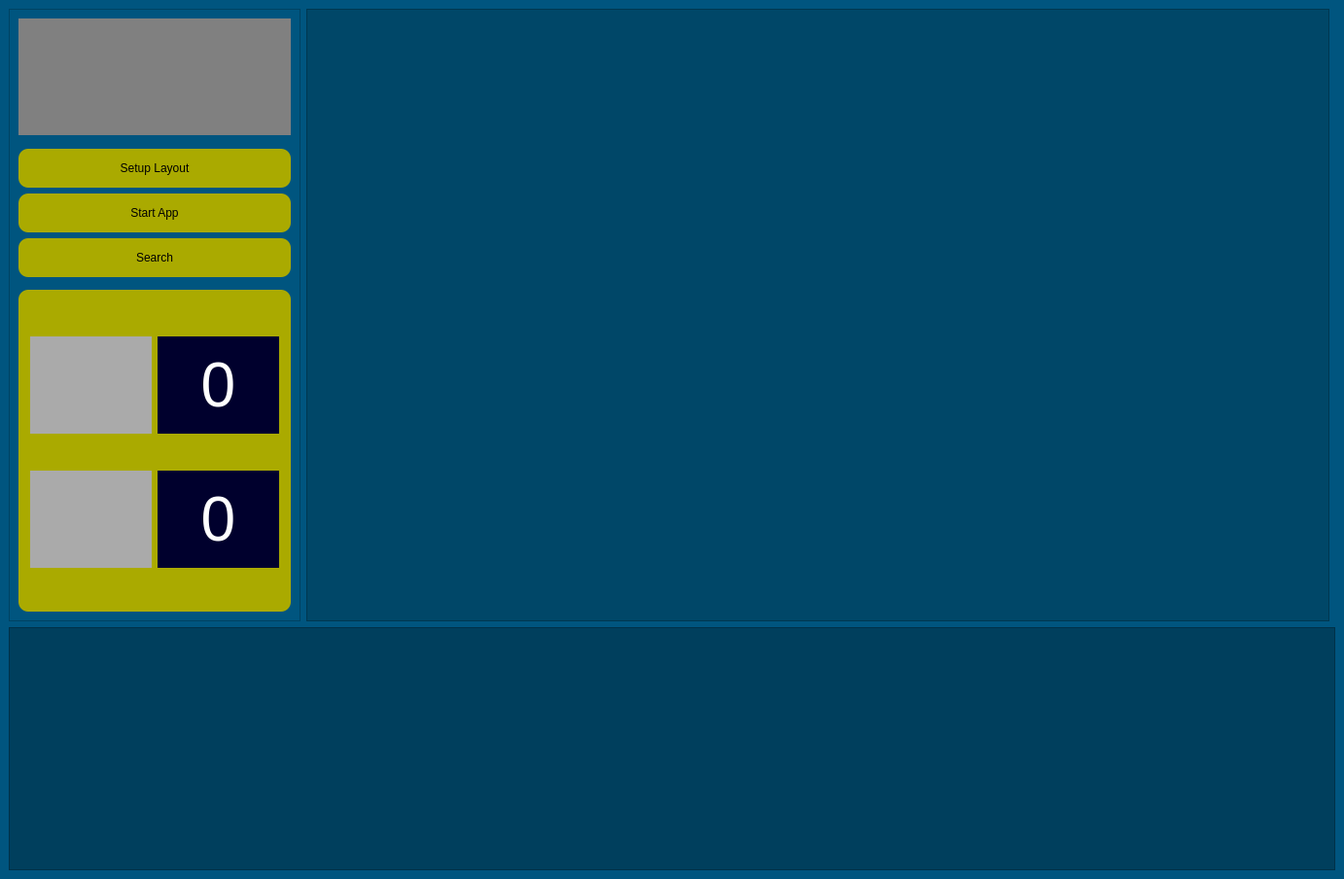
<?xml version="1.0" encoding="UTF-8"?>
<ui version="4.0">
 <class>MainWindow</class>
 <widget class="QMainWindow" name="MainWindow">
  <property name="geometry">
   <rect>
    <x>0</x>
    <y>0</y>
    <width>1382</width>
    <height>904</height>
   </rect>
  </property>
  <property name="windowTitle">
   <string>MainWindow</string>
  </property>
  <widget class="QWidget" name="centralwidget">
   <property name="styleSheet">
    <string notr="true">background-color: rgb(0, 85, 127);</string>
   </property>
   <layout class="QGridLayout" name="layout_main">
    <item row="0" column="0">
     <widget class="QFrame" name="menu">
      <property name="sizePolicy">
       <sizepolicy hsizetype="Preferred" vsizetype="Preferred">
        <horstretch>0</horstretch>
        <verstretch>0</verstretch>
       </sizepolicy>
      </property>
      <property name="minimumSize">
       <size>
        <width>300</width>
        <height>0</height>
       </size>
      </property>
      <property name="styleSheet">
       <string notr="true"/>
      </property>
      <property name="frameShape">
       <enum>QFrame::StyledPanel</enum>
      </property>
      <property name="frameShadow">
       <enum>QFrame::Raised</enum>
      </property>
      <layout class="QGridLayout" name="gridLayout">
       <item row="0" column="0">
        <widget class="QLabel" name="qlabel_logo_atin">
         <property name="sizePolicy">
          <sizepolicy hsizetype="Preferred" vsizetype="Preferred">
           <horstretch>0</horstretch>
           <verstretch>0</verstretch>
          </sizepolicy>
         </property>
         <property name="minimumSize">
          <size>
           <width>0</width>
           <height>120</height>
          </size>
         </property>
         <property name="maximumSize">
          <size>
           <width>16777215</width>
           <height>120</height>
          </size>
         </property>
         <property name="styleSheet">
          <string notr="true">background: gray
</string>
         </property>
         <property name="text">
          <string/>
         </property>
        </widget>
       </item>
       <item row="1" column="0">
        <spacer name="verticalSpacer_2">
         <property name="orientation">
          <enum>Qt::Vertical</enum>
         </property>
         <property name="sizeType">
          <enum>QSizePolicy::Preferred</enum>
         </property>
         <property name="sizeHint" stdset="0">
          <size>
           <width>20</width>
           <height>30</height>
          </size>
         </property>
        </spacer>
       </item>
       <item row="3" column="0">
        <widget class="QPushButton" name="btn_start_app">
         <property name="sizePolicy">
          <sizepolicy hsizetype="Minimum" vsizetype="Preferred">
           <horstretch>0</horstretch>
           <verstretch>0</verstretch>
          </sizepolicy>
         </property>
         <property name="minimumSize">
          <size>
           <width>0</width>
           <height>40</height>
          </size>
         </property>
         <property name="styleSheet">
          <string notr="true">QPushButton{
	background-color: rgb(170, 170, 0);
	border: none;
	border-radius: 10px
}
QPushButton:hover{
	background-color: rgb(109, 109, 0);
	border: none;
	border-radius: 10px
}</string>
         </property>
         <property name="text">
          <string>Start App</string>
         </property>
        </widget>
       </item>
       <item row="2" column="0">
        <widget class="QPushButton" name="btn_setup_layout">
         <property name="sizePolicy">
          <sizepolicy hsizetype="Minimum" vsizetype="Preferred">
           <horstretch>0</horstretch>
           <verstretch>0</verstretch>
          </sizepolicy>
         </property>
         <property name="minimumSize">
          <size>
           <width>0</width>
           <height>40</height>
          </size>
         </property>
         <property name="baseSize">
          <size>
           <width>0</width>
           <height>0</height>
          </size>
         </property>
         <property name="font">
          <font>
           <weight>50</weight>
           <italic>false</italic>
           <bold>false</bold>
           <underline>false</underline>
           <strikeout>false</strikeout>
          </font>
         </property>
         <property name="mouseTracking">
          <bool>false</bool>
         </property>
         <property name="styleSheet">
          <string notr="true">QPushButton{
	background-color: rgb(170, 170, 0);
	border: none;
	border-radius: 10px
}
QPushButton:hover{
	background-color: rgb(109, 109, 0);
	border: none;
	border-radius: 10px
}</string>
         </property>
         <property name="inputMethodHints">
          <set>Qt::ImhNone</set>
         </property>
         <property name="text">
          <string>Setup Layout</string>
         </property>
         <property name="icon">
          <iconset>
           <normaloff>../../Project-1/icon/setup_layout.png</normaloff>../../Project-1/icon/setup_layout.png</iconset>
         </property>
         <property name="iconSize">
          <size>
           <width>25</width>
           <height>25</height>
          </size>
         </property>
         <property name="default">
          <bool>false</bool>
         </property>
         <property name="flat">
          <bool>false</bool>
         </property>
        </widget>
       </item>
       <item row="5" column="0">
        <spacer name="verticalSpacer_3">
         <property name="orientation">
          <enum>Qt::Vertical</enum>
         </property>
         <property name="sizeType">
          <enum>QSizePolicy::Preferred</enum>
         </property>
         <property name="sizeHint" stdset="0">
          <size>
           <width>20</width>
           <height>30</height>
          </size>
         </property>
        </spacer>
       </item>
       <item row="7" column="0">
        <widget class="QGroupBox" name="groupBox">
         <property name="sizePolicy">
          <sizepolicy hsizetype="Preferred" vsizetype="Expanding">
           <horstretch>0</horstretch>
           <verstretch>0</verstretch>
          </sizepolicy>
         </property>
         <property name="styleSheet">
          <string notr="true">QGroupBox{
	background-color: rgb(170, 170, 0);
	border: none;
	border-radius: 10px
}</string>
         </property>
         <property name="title">
          <string/>
         </property>
         <layout class="QGridLayout" name="gridLayout_2">
          <item row="1" column="1">
           <widget class="QLabel" name="qlabel_vehicle_count_bike">
            <property name="sizePolicy">
             <sizepolicy hsizetype="Preferred" vsizetype="Expanding">
              <horstretch>0</horstretch>
              <verstretch>0</verstretch>
             </sizepolicy>
            </property>
            <property name="minimumSize">
             <size>
              <width>100</width>
              <height>100</height>
             </size>
            </property>
            <property name="font">
             <font>
              <pointsize>48</pointsize>
              <weight>50</weight>
              <italic>false</italic>
              <bold>false</bold>
             </font>
            </property>
            <property name="styleSheet">
             <string notr="true">background-color: rgb(0, 0, 45);
color: white;</string>
            </property>
            <property name="text">
             <string>0</string>
            </property>
            <property name="alignment">
             <set>Qt::AlignCenter</set>
            </property>
           </widget>
          </item>
          <item row="1" column="0">
           <widget class="QLabel" name="qlabel_count_bike">
            <property name="sizePolicy">
             <sizepolicy hsizetype="Preferred" vsizetype="Preferred">
              <horstretch>0</horstretch>
              <verstretch>0</verstretch>
             </sizepolicy>
            </property>
            <property name="minimumSize">
             <size>
              <width>100</width>
              <height>100</height>
             </size>
            </property>
            <property name="maximumSize">
             <size>
              <width>16777215</width>
              <height>16777215</height>
             </size>
            </property>
            <property name="font">
             <font>
              <pointsize>10</pointsize>
              <weight>75</weight>
              <bold>true</bold>
             </font>
            </property>
            <property name="styleSheet">
             <string notr="true">background-color: rgb(170, 170, 170)</string>
            </property>
            <property name="lineWidth">
             <number>0</number>
            </property>
            <property name="text">
             <string/>
            </property>
            <property name="alignment">
             <set>Qt::AlignCenter</set>
            </property>
           </widget>
          </item>
          <item row="0" column="0">
           <spacer name="verticalSpacer_4">
            <property name="orientation">
             <enum>Qt::Vertical</enum>
            </property>
            <property name="sizeType">
             <enum>QSizePolicy::Preferred</enum>
            </property>
            <property name="sizeHint" stdset="0">
             <size>
              <width>20</width>
              <height>40</height>
             </size>
            </property>
           </spacer>
          </item>
          <item row="3" column="1">
           <widget class="QLabel" name="qlabel_vehicle_count_car">
            <property name="sizePolicy">
             <sizepolicy hsizetype="Preferred" vsizetype="Expanding">
              <horstretch>0</horstretch>
              <verstretch>0</verstretch>
             </sizepolicy>
            </property>
            <property name="minimumSize">
             <size>
              <width>0</width>
              <height>100</height>
             </size>
            </property>
            <property name="font">
             <font>
              <pointsize>48</pointsize>
              <weight>50</weight>
              <italic>false</italic>
              <bold>false</bold>
             </font>
            </property>
            <property name="styleSheet">
             <string notr="true">background-color: rgb(0, 0, 45);
color: white;</string>
            </property>
            <property name="text">
             <string>0</string>
            </property>
            <property name="alignment">
             <set>Qt::AlignCenter</set>
            </property>
           </widget>
          </item>
          <item row="2" column="0">
           <spacer name="verticalSpacer">
            <property name="orientation">
             <enum>Qt::Vertical</enum>
            </property>
            <property name="sizeType">
             <enum>QSizePolicy::Preferred</enum>
            </property>
            <property name="sizeHint" stdset="0">
             <size>
              <width>20</width>
              <height>40</height>
             </size>
            </property>
           </spacer>
          </item>
          <item row="3" column="0">
           <widget class="QLabel" name="qlabel_count_car">
            <property name="sizePolicy">
             <sizepolicy hsizetype="Preferred" vsizetype="Preferred">
              <horstretch>0</horstretch>
              <verstretch>0</verstretch>
             </sizepolicy>
            </property>
            <property name="minimumSize">
             <size>
              <width>100</width>
              <height>100</height>
             </size>
            </property>
            <property name="maximumSize">
             <size>
              <width>16777215</width>
              <height>16777215</height>
             </size>
            </property>
            <property name="font">
             <font>
              <pointsize>10</pointsize>
              <weight>75</weight>
              <bold>true</bold>
             </font>
            </property>
            <property name="styleSheet">
             <string notr="true">background-color: rgb(170, 170, 170)</string>
            </property>
            <property name="text">
             <string/>
            </property>
            <property name="alignment">
             <set>Qt::AlignCenter</set>
            </property>
           </widget>
          </item>
          <item row="4" column="0">
           <spacer name="verticalSpacer_5">
            <property name="orientation">
             <enum>Qt::Vertical</enum>
            </property>
            <property name="sizeType">
             <enum>QSizePolicy::Preferred</enum>
            </property>
            <property name="sizeHint" stdset="0">
             <size>
              <width>20</width>
              <height>40</height>
             </size>
            </property>
           </spacer>
          </item>
         </layout>
        </widget>
       </item>
       <item row="4" column="0">
        <widget class="QPushButton" name="btn_search">
         <property name="sizePolicy">
          <sizepolicy hsizetype="Minimum" vsizetype="Preferred">
           <horstretch>0</horstretch>
           <verstretch>0</verstretch>
          </sizepolicy>
         </property>
         <property name="minimumSize">
          <size>
           <width>0</width>
           <height>40</height>
          </size>
         </property>
         <property name="styleSheet">
          <string notr="true">QPushButton{
	background-color: rgb(170, 170, 0);
	border: none;
	border-radius: 10px
}
QPushButton:hover{
	background-color: rgb(109, 109, 0);
	border: none;
	border-radius: 10px
}</string>
         </property>
         <property name="text">
          <string>Search</string>
         </property>
        </widget>
       </item>
      </layout>
     </widget>
    </item>
    <item row="1" column="0" colspan="3">
     <widget class="QScrollArea" name="scrollArea_info">
      <property name="sizePolicy">
       <sizepolicy hsizetype="Expanding" vsizetype="Preferred">
        <horstretch>0</horstretch>
        <verstretch>0</verstretch>
       </sizepolicy>
      </property>
      <property name="minimumSize">
       <size>
        <width>0</width>
        <height>250</height>
       </size>
      </property>
      <property name="styleSheet">
       <string notr="true">background-color: rgb(0, 63, 93);</string>
      </property>
      <property name="widgetResizable">
       <bool>true</bool>
      </property>
      <widget class="QWidget" name="scrollAreaWidgetContents">
       <property name="geometry">
        <rect>
         <x>0</x>
         <y>0</y>
         <width>1362</width>
         <height>248</height>
        </rect>
       </property>
       <layout class="QGridLayout" name="gridLayout_3"/>
      </widget>
     </widget>
    </item>
    <item row="0" column="1">
     <widget class="QFrame" name="frame_cameras">
      <property name="sizePolicy">
       <sizepolicy hsizetype="Expanding" vsizetype="Preferred">
        <horstretch>0</horstretch>
        <verstretch>0</verstretch>
       </sizepolicy>
      </property>
      <property name="styleSheet">
       <string notr="true">background-color: rgb(0, 71, 104);</string>
      </property>
      <property name="frameShape">
       <enum>QFrame::StyledPanel</enum>
      </property>
      <property name="frameShadow">
       <enum>QFrame::Raised</enum>
      </property>
     </widget>
    </item>
   </layout>
  </widget>
 </widget>
 <resources/>
 <connections/>
</ui>
